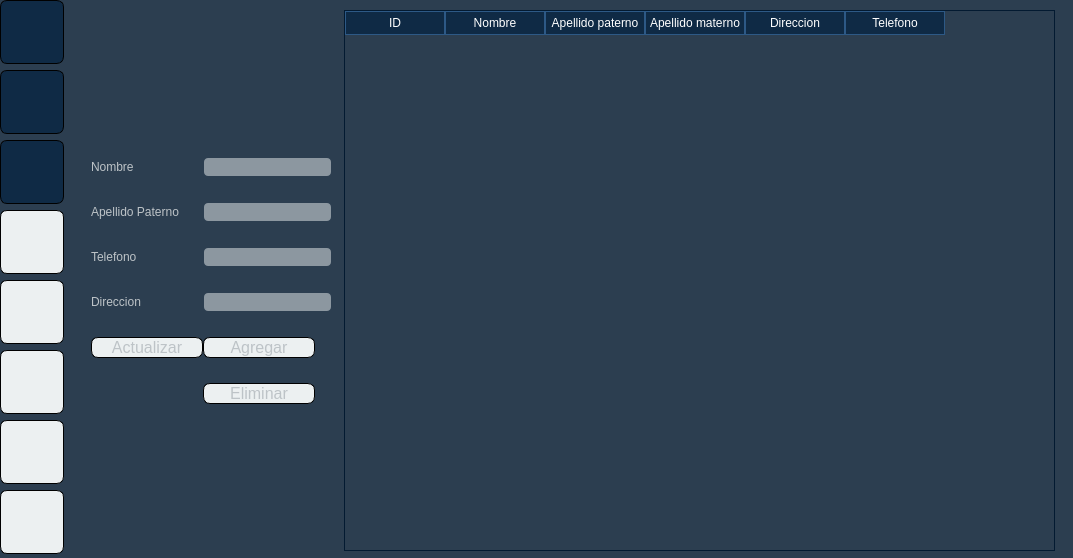
<?xml version="1.0" encoding="UTF-8"?>
<ui version="4.0">
 <class>MainWindow</class>
 <widget class="QMainWindow" name="MainWindow">
  <property name="geometry">
   <rect>
    <x>0</x>
    <y>0</y>
    <width>1073</width>
    <height>558</height>
   </rect>
  </property>
  <property name="minimumSize">
   <size>
    <width>1073</width>
    <height>549</height>
   </size>
  </property>
  <property name="maximumSize">
   <size>
    <width>1073</width>
    <height>558</height>
   </size>
  </property>
  <property name="windowTitle">
   <string>Constructura Electrica</string>
  </property>
  <property name="windowIcon">
   <iconset>
    <normaloff>Icon/lightning-bolt-256.ico</normaloff>Icon/lightning-bolt-256.ico</iconset>
  </property>
  <property name="iconSize">
   <size>
    <width>32</width>
    <height>32</height>
   </size>
  </property>
  <widget class="QWidget" name="centralwidget">
   <property name="styleSheet">
    <string notr="true">QWidget {background: #2C3E50; color: #BDC3C7;}
QWidget QLabel {font-size: 12px}
QPushButton{
    border-radius: 7px;
    border: 1px solid black;
    background: #ECF0F1;
	width: 110px;
    }
QPushButton:hover {
    background: #7F8C8D; 
    color: #BDC5C8;
    }
QLineEdit{
    border: 2px solid #00000080;
    border-radius: 5px;
    color: #ffffff;    
    background-color: rgba(236, 240, 241, 0.5);
	width: 125px;
    }</string>
   </property>
   <widget class="QWidget" name="verticalLayoutWidget">
    <property name="geometry">
     <rect>
      <x>0</x>
      <y>0</y>
      <width>71</width>
      <height>556</height>
     </rect>
    </property>
    <layout class="QVBoxLayout" name="verticalLayout">
     <property name="spacing">
      <number>6</number>
     </property>
     <item>
      <widget class="QLabel" name="Logo">
       <property name="minimumSize">
        <size>
         <width>64</width>
         <height>64</height>
        </size>
       </property>
       <property name="maximumSize">
        <size>
         <width>64</width>
         <height>64</height>
        </size>
       </property>
       <property name="styleSheet">
        <string notr="true">#Logo {background-color: #0F2A45; font-size: 12px; border: 1px solid black;  border-radius: 7px;}</string>
       </property>
       <property name="pixmap">
        <pixmap>Icon/lightning-bolt-48.ico</pixmap>
       </property>
       <property name="alignment">
        <set>Qt::AlignCenter</set>
       </property>
      </widget>
     </item>
     <item>
      <widget class="QPushButton" name="CustomerButton">
       <property name="sizePolicy">
        <sizepolicy hsizetype="Fixed" vsizetype="Fixed">
         <horstretch>32</horstretch>
         <verstretch>32</verstretch>
        </sizepolicy>
       </property>
       <property name="minimumSize">
        <size>
         <width>64</width>
         <height>64</height>
        </size>
       </property>
       <property name="maximumSize">
        <size>
         <width>64</width>
         <height>64</height>
        </size>
       </property>
       <property name="cursor">
        <cursorShape>PointingHandCursor</cursorShape>
       </property>
       <property name="toolTip">
        <string>Clientes</string>
       </property>
       <property name="styleSheet">
        <string notr="true">#CustomerButton {
    border: 1px solid black;
    border-radius: 7px;
    background: #0F2A45;
}

#CustomerButton:hover {background: #2D5986;}</string>
       </property>
       <property name="icon">
        <iconset>
         <normaloff>Icon/user-32.ico</normaloff>Icon/user-32.ico</iconset>
       </property>
       <property name="iconSize">
        <size>
         <width>64</width>
         <height>64</height>
        </size>
       </property>
      </widget>
     </item>
     <item>
      <widget class="QPushButton" name="EmployeButton">
       <property name="minimumSize">
        <size>
         <width>64</width>
         <height>64</height>
        </size>
       </property>
       <property name="maximumSize">
        <size>
         <width>64</width>
         <height>64</height>
        </size>
       </property>
       <property name="cursor">
        <cursorShape>PointingHandCursor</cursorShape>
       </property>
       <property name="toolTip">
        <string>Empleados</string>
       </property>
       <property name="styleSheet">
        <string notr="true">#EmployeButton {
    border: 1px solid black;
    border-radius: 7px;
    background: #0F2A45;
}

#EmployeButton:hover {background: #2D5986;}</string>
       </property>
       <property name="text">
        <string/>
       </property>
       <property name="icon">
        <iconset>
         <normaloff>Icon/collaborator-32.ico</normaloff>Icon/collaborator-32.ico</iconset>
       </property>
       <property name="iconSize">
        <size>
         <width>32</width>
         <height>32</height>
        </size>
       </property>
      </widget>
     </item>
     <item>
      <widget class="QPushButton" name="SupplierButton">
       <property name="sizePolicy">
        <sizepolicy hsizetype="Fixed" vsizetype="Fixed">
         <horstretch>32</horstretch>
         <verstretch>32</verstretch>
        </sizepolicy>
       </property>
       <property name="minimumSize">
        <size>
         <width>64</width>
         <height>64</height>
        </size>
       </property>
       <property name="maximumSize">
        <size>
         <width>64</width>
         <height>64</height>
        </size>
       </property>
       <property name="toolTip">
        <string>Provedores</string>
       </property>
       <property name="icon">
        <iconset>
         <normaloff>Icon/businessman-32.ico</normaloff>Icon/businessman-32.ico</iconset>
       </property>
       <property name="iconSize">
        <size>
         <width>64</width>
         <height>64</height>
        </size>
       </property>
      </widget>
     </item>
     <item>
      <widget class="QPushButton" name="BuildingButton">
       <property name="sizePolicy">
        <sizepolicy hsizetype="Fixed" vsizetype="Fixed">
         <horstretch>32</horstretch>
         <verstretch>32</verstretch>
        </sizepolicy>
       </property>
       <property name="minimumSize">
        <size>
         <width>64</width>
         <height>64</height>
        </size>
       </property>
       <property name="maximumSize">
        <size>
         <width>64</width>
         <height>64</height>
        </size>
       </property>
       <property name="toolTip">
        <string>Obras</string>
       </property>
       <property name="icon">
        <iconset>
         <normaloff>Icon/organization-32.ico</normaloff>Icon/organization-32.ico</iconset>
       </property>
       <property name="iconSize">
        <size>
         <width>64</width>
         <height>64</height>
        </size>
       </property>
      </widget>
     </item>
     <item>
      <widget class="QPushButton" name="MaterialButton">
       <property name="sizePolicy">
        <sizepolicy hsizetype="Fixed" vsizetype="Fixed">
         <horstretch>32</horstretch>
         <verstretch>32</verstretch>
        </sizepolicy>
       </property>
       <property name="minimumSize">
        <size>
         <width>64</width>
         <height>64</height>
        </size>
       </property>
       <property name="maximumSize">
        <size>
         <width>64</width>
         <height>64</height>
        </size>
       </property>
       <property name="toolTip">
        <string>Materiales</string>
       </property>
       <property name="icon">
        <iconset>
         <normaloff>Icon/month-view-32.ico</normaloff>Icon/month-view-32.ico</iconset>
       </property>
       <property name="iconSize">
        <size>
         <width>64</width>
         <height>64</height>
        </size>
       </property>
      </widget>
     </item>
     <item>
      <widget class="QPushButton" name="DateButton">
       <property name="sizePolicy">
        <sizepolicy hsizetype="Fixed" vsizetype="Fixed">
         <horstretch>32</horstretch>
         <verstretch>32</verstretch>
        </sizepolicy>
       </property>
       <property name="minimumSize">
        <size>
         <width>64</width>
         <height>64</height>
        </size>
       </property>
       <property name="maximumSize">
        <size>
         <width>64</width>
         <height>64</height>
        </size>
       </property>
       <property name="toolTip">
        <string>Citas</string>
       </property>
       <property name="icon">
        <iconset>
         <normaloff>Icon/date-to-32.ico</normaloff>Icon/date-to-32.ico</iconset>
       </property>
       <property name="iconSize">
        <size>
         <width>64</width>
         <height>64</height>
        </size>
       </property>
      </widget>
     </item>
     <item>
      <widget class="QPushButton" name="RequestButton">
       <property name="sizePolicy">
        <sizepolicy hsizetype="Fixed" vsizetype="Fixed">
         <horstretch>32</horstretch>
         <verstretch>32</verstretch>
        </sizepolicy>
       </property>
       <property name="minimumSize">
        <size>
         <width>64</width>
         <height>64</height>
        </size>
       </property>
       <property name="maximumSize">
        <size>
         <width>64</width>
         <height>64</height>
        </size>
       </property>
       <property name="toolTip">
        <string>Pedidos</string>
       </property>
       <property name="icon">
        <iconset>
         <normaloff>Icon/new-post-32.ico</normaloff>Icon/new-post-32.ico</iconset>
       </property>
       <property name="iconSize">
        <size>
         <width>64</width>
         <height>64</height>
        </size>
       </property>
      </widget>
     </item>
    </layout>
   </widget>
   <widget class="QStackedWidget" name="stackedWidget">
    <property name="geometry">
     <rect>
      <x>70</x>
      <y>10</y>
      <width>991</width>
      <height>571</height>
     </rect>
    </property>
    <widget class="QWidget" name="page_Customer">
     <widget class="QWidget" name="horizontalLayoutWidget_2">
      <property name="geometry">
       <rect>
        <x>0</x>
        <y>0</y>
        <width>991</width>
        <height>541</height>
       </rect>
      </property>
      <layout class="QHBoxLayout" name="horizontalLayout_2" stretch="0,2">
       <property name="spacing">
        <number>12</number>
       </property>
       <property name="sizeConstraint">
        <enum>QLayout::SetMaximumSize</enum>
       </property>
       <property name="leftMargin">
        <number>6</number>
       </property>
       <property name="rightMargin">
        <number>6</number>
       </property>
       <item>
        <layout class="QFormLayout" name="formLayout_2">
         <property name="sizeConstraint">
          <enum>QLayout::SetFixedSize</enum>
         </property>
         <property name="labelAlignment">
          <set>Qt::AlignJustify|Qt::AlignVCenter</set>
         </property>
         <property name="formAlignment">
          <set>Qt::AlignJustify|Qt::AlignVCenter</set>
         </property>
         <property name="horizontalSpacing">
          <number>0</number>
         </property>
         <property name="verticalSpacing">
          <number>25</number>
         </property>
         <property name="leftMargin">
          <number>15</number>
         </property>
         <item row="0" column="0">
          <widget class="QLabel" name="NameLabel">
           <property name="text">
            <string>Nombre</string>
           </property>
          </widget>
         </item>
         <item row="0" column="1">
          <widget class="QLineEdit" name="NameCustomer">
           <property name="sizePolicy">
            <sizepolicy hsizetype="Fixed" vsizetype="Fixed">
             <horstretch>150</horstretch>
             <verstretch>0</verstretch>
            </sizepolicy>
           </property>
          </widget>
         </item>
         <item row="1" column="0">
          <widget class="QLabel" name="LastNamePa">
           <property name="text">
            <string>Apellido Paterno</string>
           </property>
          </widget>
         </item>
         <item row="1" column="1">
          <widget class="QLineEdit" name="LastNamePaCustomer">
           <property name="sizePolicy">
            <sizepolicy hsizetype="Fixed" vsizetype="Fixed">
             <horstretch>0</horstretch>
             <verstretch>0</verstretch>
            </sizepolicy>
           </property>
          </widget>
         </item>
         <item row="2" column="0">
          <widget class="QLabel" name="NumberLabel">
           <property name="text">
            <string>Telefono</string>
           </property>
          </widget>
         </item>
         <item row="2" column="1">
          <widget class="QLineEdit" name="NumberCustomer">
           <property name="sizePolicy">
            <sizepolicy hsizetype="Fixed" vsizetype="Fixed">
             <horstretch>100</horstretch>
             <verstretch>0</verstretch>
            </sizepolicy>
           </property>
          </widget>
         </item>
         <item row="3" column="0">
          <widget class="QLabel" name="DireccionLabel">
           <property name="text">
            <string>Direccion</string>
           </property>
          </widget>
         </item>
         <item row="3" column="1">
          <widget class="QLineEdit" name="AddressCustomer">
           <property name="sizePolicy">
            <sizepolicy hsizetype="Fixed" vsizetype="Fixed">
             <horstretch>0</horstretch>
             <verstretch>0</verstretch>
            </sizepolicy>
           </property>
          </widget>
         </item>
         <item row="4" column="0">
          <widget class="QPushButton" name="UpdateCustomer">
           <property name="font">
            <font>
             <pointsize>12</pointsize>
            </font>
           </property>
           <property name="cursor">
            <cursorShape>PointingHandCursor</cursorShape>
           </property>
           <property name="text">
            <string>Actualizar</string>
           </property>
          </widget>
         </item>
         <item row="4" column="1">
          <widget class="QPushButton" name="AddCustomer">
           <property name="sizePolicy">
            <sizepolicy hsizetype="Fixed" vsizetype="Fixed">
             <horstretch>0</horstretch>
             <verstretch>0</verstretch>
            </sizepolicy>
           </property>
           <property name="font">
            <font>
             <pointsize>12</pointsize>
            </font>
           </property>
           <property name="cursor">
            <cursorShape>PointingHandCursor</cursorShape>
           </property>
           <property name="text">
            <string>Agregar</string>
           </property>
          </widget>
         </item>
         <item row="5" column="1">
          <widget class="QPushButton" name="DeleteCustomer">
           <property name="sizePolicy">
            <sizepolicy hsizetype="Fixed" vsizetype="Fixed">
             <horstretch>0</horstretch>
             <verstretch>0</verstretch>
            </sizepolicy>
           </property>
           <property name="font">
            <font>
             <pointsize>12</pointsize>
            </font>
           </property>
           <property name="cursor">
            <cursorShape>PointingHandCursor</cursorShape>
           </property>
           <property name="text">
            <string>Eliminar</string>
           </property>
          </widget>
         </item>
        </layout>
       </item>
       <item>
        <widget class="QTableWidget" name="TableCustomer">
         <property name="font">
          <font>
           <pointsize>10</pointsize>
          </font>
         </property>
         <property name="styleSheet">
          <string notr="true">    QHeaderView::section {
        background-color: #0F2A45;   /* Fondo del encabezado */
        color: white;                /* Color del texto */
        border: 1px solid #2D5986;   /* Bordes del encabezado */
		padding: 2px;
    }

    QTableWidget::item {
        border: 1px solid #2D5986;   /* Bordes de las celdas */
        padding: 2px;                /* Espaciado dentro de las celdas */
    }
    QTableWidget::item:selected {
        background-color: #34495E;   /* Fondo cuando se selecciona */
    }

    QTableWidget {
        border: 1px solid #031A31;   /* Bordes de la tabla */
    }

    QScrollBar:vertical {
        background: #000000;
        width: 16px;
    }
    
    QScrollBar::handle:vertical {
        background: #00796b;
        min-height: 20px;
	}</string>
         </property>
         <property name="textElideMode">
          <enum>Qt::ElideRight</enum>
         </property>
         <property name="showGrid">
          <bool>true</bool>
         </property>
         <property name="sortingEnabled">
          <bool>true</bool>
         </property>
         <column>
          <property name="text">
           <string>ID</string>
          </property>
         </column>
         <column>
          <property name="text">
           <string>Nombre</string>
          </property>
         </column>
         <column>
          <property name="text">
           <string>Apellido paterno</string>
          </property>
         </column>
         <column>
          <property name="text">
           <string>Apellido materno</string>
          </property>
         </column>
         <column>
          <property name="text">
           <string>Direccion</string>
          </property>
         </column>
         <column>
          <property name="text">
           <string>Telefono</string>
          </property>
         </column>
        </widget>
       </item>
      </layout>
     </widget>
    </widget>
    <widget class="QWidget" name="page_Employe">
     <widget class="QWidget" name="horizontalLayoutWidget">
      <property name="geometry">
       <rect>
        <x>0</x>
        <y>0</y>
        <width>991</width>
        <height>541</height>
       </rect>
      </property>
      <layout class="QHBoxLayout" name="horizontalLayout" stretch="0,2">
       <property name="spacing">
        <number>12</number>
       </property>
       <property name="sizeConstraint">
        <enum>QLayout::SetMaximumSize</enum>
       </property>
       <property name="leftMargin">
        <number>6</number>
       </property>
       <property name="rightMargin">
        <number>6</number>
       </property>
       <item>
        <layout class="QFormLayout" name="formLayout">
         <property name="sizeConstraint">
          <enum>QLayout::SetFixedSize</enum>
         </property>
         <property name="labelAlignment">
          <set>Qt::AlignJustify|Qt::AlignVCenter</set>
         </property>
         <property name="formAlignment">
          <set>Qt::AlignJustify|Qt::AlignVCenter</set>
         </property>
         <property name="horizontalSpacing">
          <number>0</number>
         </property>
         <property name="verticalSpacing">
          <number>25</number>
         </property>
         <property name="leftMargin">
          <number>15</number>
         </property>
         <item row="0" column="0">
          <widget class="QLabel" name="NameLabel_2">
           <property name="text">
            <string>Nombre</string>
           </property>
          </widget>
         </item>
         <item row="0" column="1">
          <widget class="QLineEdit" name="NameEmploye">
           <property name="sizePolicy">
            <sizepolicy hsizetype="Fixed" vsizetype="Fixed">
             <horstretch>150</horstretch>
             <verstretch>0</verstretch>
            </sizepolicy>
           </property>
          </widget>
         </item>
         <item row="1" column="0">
          <widget class="QLabel" name="LastNamePa_2">
           <property name="text">
            <string>Apellido Paterno</string>
           </property>
          </widget>
         </item>
         <item row="1" column="1">
          <widget class="QLineEdit" name="LastNamePaEmploye">
           <property name="sizePolicy">
            <sizepolicy hsizetype="Fixed" vsizetype="Fixed">
             <horstretch>0</horstretch>
             <verstretch>0</verstretch>
            </sizepolicy>
           </property>
          </widget>
         </item>
         <item row="2" column="0">
          <widget class="QLabel" name="LastNameMa_2">
           <property name="text">
            <string>Apellido Materno</string>
           </property>
          </widget>
         </item>
         <item row="2" column="1">
          <widget class="QLineEdit" name="LastNamePaEmploye_2">
           <property name="sizePolicy">
            <sizepolicy hsizetype="Fixed" vsizetype="Fixed">
             <horstretch>0</horstretch>
             <verstretch>0</verstretch>
            </sizepolicy>
           </property>
          </widget>
         </item>
         <item row="3" column="0">
          <widget class="QLabel" name="PositionLabel">
           <property name="text">
            <string>Puesto</string>
           </property>
          </widget>
         </item>
         <item row="3" column="1">
          <widget class="QComboBox" name="PositionEmploye">
           <property name="sizePolicy">
            <sizepolicy hsizetype="Fixed" vsizetype="Fixed">
             <horstretch>0</horstretch>
             <verstretch>0</verstretch>
            </sizepolicy>
           </property>
           <item>
            <property name="text">
             <string>Empleado</string>
            </property>
           </item>
           <item>
            <property name="text">
             <string>Administrador</string>
            </property>
           </item>
          </widget>
         </item>
         <item row="4" column="0">
          <widget class="QLabel" name="EmailLabel">
           <property name="text">
            <string>Email</string>
           </property>
          </widget>
         </item>
         <item row="4" column="1">
          <widget class="QLineEdit" name="EmailEmploye">
           <property name="sizePolicy">
            <sizepolicy hsizetype="Fixed" vsizetype="Fixed">
             <horstretch>100</horstretch>
             <verstretch>0</verstretch>
            </sizepolicy>
           </property>
          </widget>
         </item>
         <item row="5" column="0">
          <widget class="QLabel" name="UserLabel">
           <property name="text">
            <string>Usuario</string>
           </property>
          </widget>
         </item>
         <item row="5" column="1">
          <widget class="QLineEdit" name="UserEmploye">
           <property name="sizePolicy">
            <sizepolicy hsizetype="Fixed" vsizetype="Fixed">
             <horstretch>0</horstretch>
             <verstretch>0</verstretch>
            </sizepolicy>
           </property>
          </widget>
         </item>
         <item row="6" column="0">
          <widget class="QLabel" name="PasswordEmployeLabel">
           <property name="text">
            <string>Contraseña</string>
           </property>
          </widget>
         </item>
         <item row="6" column="1">
          <widget class="QLineEdit" name="PasswordEmploye">
           <property name="sizePolicy">
            <sizepolicy hsizetype="Fixed" vsizetype="Fixed">
             <horstretch>0</horstretch>
             <verstretch>0</verstretch>
            </sizepolicy>
           </property>
          </widget>
         </item>
         <item row="8" column="0">
          <widget class="QPushButton" name="UpdateEmploye">
           <property name="font">
            <font>
             <pointsize>12</pointsize>
            </font>
           </property>
           <property name="cursor">
            <cursorShape>PointingHandCursor</cursorShape>
           </property>
           <property name="text">
            <string>Actualizar</string>
           </property>
          </widget>
         </item>
         <item row="8" column="1">
          <widget class="QPushButton" name="AddEmploye">
           <property name="sizePolicy">
            <sizepolicy hsizetype="Fixed" vsizetype="Fixed">
             <horstretch>0</horstretch>
             <verstretch>0</verstretch>
            </sizepolicy>
           </property>
           <property name="font">
            <font>
             <pointsize>12</pointsize>
            </font>
           </property>
           <property name="cursor">
            <cursorShape>PointingHandCursor</cursorShape>
           </property>
           <property name="text">
            <string>Agregar</string>
           </property>
          </widget>
         </item>
         <item row="9" column="1">
          <widget class="QPushButton" name="DeleteEmploye">
           <property name="sizePolicy">
            <sizepolicy hsizetype="Fixed" vsizetype="Fixed">
             <horstretch>0</horstretch>
             <verstretch>0</verstretch>
            </sizepolicy>
           </property>
           <property name="font">
            <font>
             <pointsize>12</pointsize>
            </font>
           </property>
           <property name="cursor">
            <cursorShape>PointingHandCursor</cursorShape>
           </property>
           <property name="text">
            <string>Eliminar</string>
           </property>
          </widget>
         </item>
         <item row="7" column="0">
          <widget class="QLabel" name="BuildingLabel">
           <property name="text">
            <string>Obra</string>
           </property>
          </widget>
         </item>
         <item row="7" column="1">
          <widget class="QComboBox" name="Building"/>
         </item>
        </layout>
       </item>
       <item>
        <widget class="QTableWidget" name="TableEmploye">
         <property name="font">
          <font>
           <pointsize>10</pointsize>
          </font>
         </property>
         <property name="styleSheet">
          <string notr="true">    QHeaderView::section {
        background-color: #0F2A45;   /* Fondo del encabezado */
        color: white;                /* Color del texto */
        border: 1px solid #2D5986;   /* Bordes del encabezado */
		padding: 2px;
    }

    QTableWidget::item {
        border: 1px solid #2D5986;   /* Bordes de las celdas */
        padding: 2px;                /* Espaciado dentro de las celdas */
    }
    QTableWidget::item:selected {
        background-color: #34495E;   /* Fondo cuando se selecciona */
    }

    QTableWidget {
        border: 1px solid #031A31;   /* Bordes de la tabla */
    }

    QScrollBar:vertical {
        background: #000000;
        width: 16px;
    }
    
    QScrollBar::handle:vertical {
        background: #00796b;
        min-height: 20px;
	}</string>
         </property>
         <property name="textElideMode">
          <enum>Qt::ElideRight</enum>
         </property>
         <property name="showGrid">
          <bool>true</bool>
         </property>
         <property name="sortingEnabled">
          <bool>true</bool>
         </property>
         <column>
          <property name="text">
           <string>Nombre</string>
          </property>
         </column>
         <column>
          <property name="text">
           <string>Apellido paterno</string>
          </property>
         </column>
         <column>
          <property name="text">
           <string>Apellido materno</string>
          </property>
         </column>
         <column>
          <property name="text">
           <string>Email</string>
          </property>
         </column>
         <column>
          <property name="text">
           <string>Puesto</string>
          </property>
         </column>
         <column>
          <property name="text">
           <string>Usuario</string>
          </property>
         </column>
         <column>
          <property name="text">
           <string>Contraseña</string>
          </property>
         </column>
         <column>
          <property name="text">
           <string>Obra</string>
          </property>
         </column>
        </widget>
       </item>
      </layout>
     </widget>
    </widget>
   </widget>
  </widget>
 </widget>
 <resources/>
 <connections/>
</ui>
